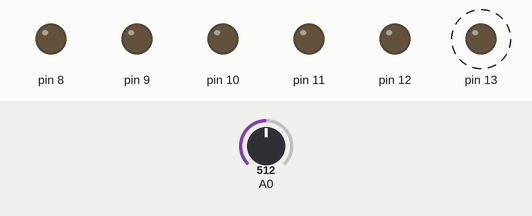
This sketch was run on a simulated Arduino Uno, built with avr-gcc and run on an emulated ATmega328P. Shown: output pins drawn as LEDs (lit = HIGH). Dashed ring = blinking. The inputs (shaded band) are chosen by the test bench; at power-on: A0 = 512. What the sketch prints to the serial monitor is not drawn.

Above: at 0.1 s.
Timing chart, 0 to 3.0 s (numbered marks = the images above):
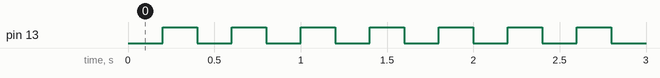

The sketch:

mic2_week6.ino
```cpp
/*
  MIC2 Week 6. Analog

  Author <Student name>
         <Student number>
  Date   dd/mm/yyyy
*/
#include "adc.h"
#include "timer0.h"
#include "usart0.h"

int cnt = 0;

int main(void) {
  // PB0 - PB5 output, rest input
  DDRB = 0b00111111;

  // Initialize the millisecond counter
  timer0_init();
  uint32_t previousmillis = 0;
  uint32_t currentmillis = 0;
  uint32_t interval = 200;

  // Initialize the USART
  usart0_init();

  // Initialize ADC
  adc_init();

  sei();

  while (1) {

    // Get the current millis
    currentmillis = timer0_millis();

    // Has 'interval' time passed since the last time we checked?
    if ((currentmillis - previousmillis) >= interval) {
      // Yes, 'interval' time has passed
      // Save the current millis
      previousmillis = currentmillis;

      // Toggle the LED
      PORTB ^= (1 << PORTB5);

      // Get ADC reading
      uint16_t adc0_val = adc_read(0);

      // Print counter
      usart0_transmitStr("adc0 = ");
      usart0_transmitInt(adc0_val);
      usart0_transmitStr("\n");
    }
  }
}
```

adc.cpp
```cpp
/*
  MIC2 Week 5. Analog

  Author <Student name>
         <Student number>
  Date   dd/mm/yyyy
*/
#include "avr/io.h"

#include "adc.h"

void adc_init(void) {
  // Initialize the ADC peripheral
  // ADC Multiplexer Selection Register:
  //   REFS[1:0] = 01   : AV_CC with external capacitor at AREF pin
  //   ADLAR     = 0    : Right adjust result
  //   MUX[3:0]  = 0000 : Select channel ADC0
  ADMUX = (1 << REFS0);

  // ADC Control and Status Register A:
  //   ADEN      = 1   : ADC enable
  //   ADSC      = 0   : Do not start a conversion
  //   ADATE     = 0   : Auto triggering disabled
  //   ADIF      = 0   : Do not clear the interrupt flag
  //   ADIE      = 0   : Do not enable interrupts
  //   ADPS[2:0] = 111 : Prescaler division factor 128
  ADCSRA = (1 << ADEN) | (1 << ADPS2) | (1 << ADPS1) | (1 << ADPS0);
}

uint16_t adc_read(uint8_t channel) {
  // Check if channel supported
  // Note. Cannot support the temperature sensor (ADC8), becasue it
  // requires a different reference voltage. Measurements point out
  // that switching between reference voltages does not work.
  if (channel > 7) {
    return 0;
  }

  // Select channel
  ADMUX = (1 << REFS0) | (channel);

  // Start a conversion (making sure all other bits do not change)
  ADCSRA |= (1 << ADSC);

  // Wait for the conversion to complete by polling the ADSC bit
  while ((ADCSRA & (1 << ADSC)) != 0) { ; }

  // Read the result
  uint16_t val = ADC;

  return val;
}
```

adc.h
```cpp
/*
  MIC2 Week 5. Analog

  Author <Student name>
         <Student number>
  Date   dd/mm/yyyy
*/
#ifndef ADC_H
#define ADC_H

#include <stdint.h>

void adc_init(void);
uint16_t adc_read(uint8_t channel);

#endif  // ADC_H
```

timer0.cpp
```cpp
/*
  MIC2 Week 3. Timers/Counters

  Author <Student name>
         <Student number>
  Date   dd/mm/yyyy
*/
#include <avr/io.h>
#include <avr/interrupt.h>

#include "timer0.h"

static volatile uint32_t ms = 0;

void timer0_init(void) {
  ms = 0;

  // Configure Timer/counter 0 to generate an interrupt every millisecond
  //
  // TODO: Explain why the following settings configure
  //       Timer/counter 0 to generate an interrupt every millisecond.
  //
  OCR0A = 249;
  TCCR0A = (1 << WGM01);
  TCCR0B = (1 << CS01) | (1 << CS00);
  TIMSK0 = (1 << OCIE0A);
}

// Interrupt Service Routine that is automatically executed as soon as
// timer/counter 0 has reached its compare value
ISR(TIMER0_COMPA_vect) {
  ms++;
}

uint32_t timer0_millis(void) {
  // ms is a 32-bit variable (uint32_t). This means that multiple accesses
  // are needed to read or write the value of ms. There is a chance that
  // in the middle of these multiple accesses, the ms value is written due
  // to the ISR being triggered. In order to make sure the value of ms is
  // not updated when reading it, disable interrupts while reading the
  // value.
  cli();
  uint32_t ret = ms;
  sei();

  return ret;
}
```

timer0.h
```cpp
/*
  MIC2 Week 3. Timers/Counters

  Author <Student name>
         <Student number>
  Date   dd/mm/yyyy
*/
#ifndef TIMER0_H
#define TIMER0_H

#include <stdint.h>

void timer0_init(void);
uint32_t timer0_millis(void);

#endif  // TIMER0_H
```

usart0.cpp
```cpp
// (licence header left out)
/*
* Support and FAQ: visit
* <a href="http://www.atmel.com/design-support/">Atmel Support</a>
*/

#include <avr/io.h>
#include <avr/interrupt.h>

#include "usart0.h"

// UART Buffer Defines
// Supported sizes: 2,4,8,16,32,64,128 or 256 bytes
#define USART_RX_BUFFER_SIZE (64)
#define USART_TX_BUFFER_SIZE (64)

// Buffer size checks
#define USART_RX_BUFFER_MASK (USART_RX_BUFFER_SIZE - 1)
#if (USART_RX_BUFFER_SIZE & USART_RX_BUFFER_MASK)
#error RX buffer size is not a power of 2
#endif

#define USART_TX_BUFFER_MASK (USART_TX_BUFFER_SIZE - 1)
#if (USART_TX_BUFFER_SIZE & USART_TX_BUFFER_MASK)
#error TX buffer size is not a power of 2
#endif

// Static variables
static char USART_RxBuf[USART_RX_BUFFER_SIZE];
static volatile unsigned char USART_RxHead;
static volatile unsigned char USART_RxTail;

static char USART_TxBuf[USART_TX_BUFFER_SIZE];
static volatile unsigned char USART_TxHead;
static volatile unsigned char USART_TxTail;

/*
 * Initialize the USART.
 */
void usart0_init(void) {
  // Configure the baud rate
  UBRR0 = (uint16_t)((F_CPU / 16UL / 9600) - 1);

  // Enable USART receiver and transmitter
  UCSR0B = ((1 << RXEN0) | (1 << TXEN0) | (1 << RXCIE0));

  // Flush buffers
  unsigned char x = 0;
  USART_RxTail = x;
  USART_RxHead = x;
  USART_TxTail = x;
  USART_TxHead = x;

  sei();
}

/*
 * Interrupt handler for received data.
 * Data is placed in the receive buffer.
 */
ISR(USART_RX_vect) {
  char data;
  unsigned char tmphead;

  // Read the received data
  data = UDR0;

  // Calculate buffer index
  tmphead = (USART_RxHead + 1) & USART_RX_BUFFER_MASK;

  // Store new index
  USART_RxHead = tmphead;

  if (tmphead == USART_RxTail) {
    // ERROR! Receive buffer overflow
  }

  // Store received data in buffer
  USART_RxBuf[tmphead] = data;
}

/*
 * Interrupt handler for transmit data.
 * Data is read from the transmit buffer. If all data was transmitted,
 * transmit interrupts are disabled.
 */
ISR(USART_UDRE_vect) {
  unsigned char tmptail;

  // Check if all data is transmitted
  if (USART_TxHead != USART_TxTail) {
    // Calculate buffer index
    tmptail = (USART_TxTail + 1) & USART_TX_BUFFER_MASK;

    // Store new index
    USART_TxTail = tmptail;

    // Start transmission
    UDR0 = USART_TxBuf[tmptail];
  } else {
    // Disable UDRE interrupt
    UCSR0B &= ~(1 << UDRIE0);
  }
}

/*
 * This function returns a new byte from the receive buffer.
 * It will wait for data to be available! Use the function
 * usart0_nUnreadBytes() to make sure data is available.
 */
char usart0_receive(void) {
  unsigned char tmptail;

  // Wait for incoming data
  while (USART_RxHead == USART_RxTail) { ; }

  // Calculate buffer index
  tmptail = (USART_RxTail + 1) & USART_RX_BUFFER_MASK;

  // Store new index
  USART_RxTail = tmptail;

  // Return data
  return USART_RxBuf[tmptail];
}

/*
 * This function places a new byte in the transmit buffer
 * and starts a new transmission by enabling transmit interrupt.
 */
void usart0_transmit(char data) {
  unsigned char tmphead;

  // Calculate buffer index
  tmphead = (USART_TxHead + 1) & USART_TX_BUFFER_MASK;

  // Wait for free space in buffer
  while (tmphead == USART_TxTail) { ; }

  // Store data in buffer
  USART_TxBuf[tmphead] = data;

  // Store new index
  USART_TxHead = tmphead;

  // Enable UDRE interrupt
  UCSR0B |= (1 << UDRIE0);
}

/*
 * This function returns the number of unread bytes in the receive buffer.
 */
unsigned char usart0_nUnread(void) {
  if (USART_RxHead == USART_RxTail)
    return 0;
  else if (USART_RxHead > USART_RxTail)
    return USART_RxHead - USART_RxTail;
  else
    return USART_RX_BUFFER_SIZE - USART_RxTail + USART_RxHead;
}

/*
 * Transmits a string of characters to the USART.
 * The string must be terminated with '\0'.
 *
 * - This function uses the function usart0_transmit() to
 *   transmit a byte via the USART
 * - Bytes are transmitted until the terminator
 *   character '\0' is detected. Then the function returns.
 */
void usart0_transmitStr(const char *str) {
  while (*str) {
    usart0_transmit(*str++);
  }
}

/*
 * Transmits an integer by converting it to an ASCII string.
 *
 * - This function uses the function usart0_transmit() to
 *   transmit a byte via the USART
 */
void usart0_transmitInt(int i) {
  signed char t = 0;
  char h[16];  // Max 16 digit numbers supported

  // Is i negative?
  if (i < 0) {
    // Print minus sign
    usart0_transmit('-');
    i = -i;
  }

  // Populate buffer
  do {
    h[t++] = (i % 10) + '0';
    i = i / 10;
  } while ((i > 0) && (t < 16));

  // Check for overflow
  if (t >= 16) {
    return;
  }

  // Print buffer in reverse order
  while (t > 0) {
    usart0_transmit(h[--t]);
  }
}
```

usart0.h
```cpp
// (licence header left out)
/*
* Support and FAQ: visit
* <a href="http://www.atmel.com/design-support/">Atmel Support</a>
*/
#ifndef USART0_H
#define USART0_H

// Function prototypes
void usart0_init(void);
char usart0_receive(void);
void usart0_transmit(char data);
unsigned char usart0_nUnread(void);
void usart0_transmitStr(const char *str);
void usart0_transmitInt(int i);

#endif  // USART0_H
```

Measured:
- by itself, pin 13: alternates HIGH for 0.20 s and LOW for 0.20 s
